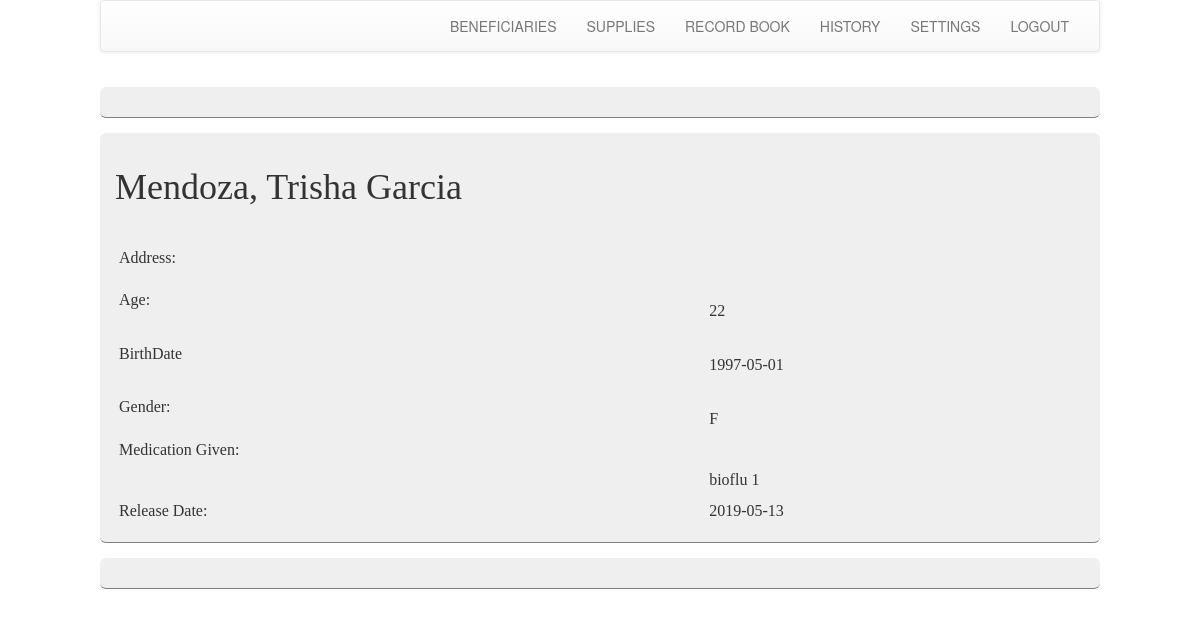
/inventoryProjBrgy/inventoryProjBrgy/history3.php?id=2 (signed in), run on the app's committed database.
### tables this page shows
CREATE TABLE `patient` (
  `Lname` varchar(50) NOT NULL,
  `Fname` varchar(50) NOT NULL,
  `Mname` varchar(50) NOT NULL,
  `addres` varchar(100) NOT NULL,
  `Birthdate` date NOT NULL,
  `age` int(11) NOT NULL,
  `Gender` varchar(2) NOT NULL,
  `Medication` text NOT NULL,
  `n` int(11) NOT NULL,
  `brgy` varchar(50) NOT NULL
);

CREATE TABLE `supply2` (
  `beneficiary` varchar(50) NOT NULL,
  `medicine` varchar(50) NOT NULL,
  `quanti` int(11) NOT NULL,
  `n` int(11) NOT NULL
);

CREATE TABLE `rhusupply` (
  `n` int(11) NOT NULL,
  `iname` varchar(50) NOT NULL,
  `category` varchar(50) NOT NULL,
  `quantity` int(11) NOT NULL,
  `expdate` date NOT NULL,
  `datereceived` date NOT NULL,
  `itemcode` varchar(50) NOT NULL
);

CREATE TABLE `releaselogs` (
  `bname` varchar(50) NOT NULL,
  `medicine` varchar(50) NOT NULL,
  `quantity` int(11) NOT NULL,
  `DateRec` date NOT NULL,
  `n` int(11) NOT NULL
);

### inventoryProjBrgy/inventoryProjBrgy/history3.php (the view, shortened to what this page needs)
<?php
include __DIR__ . '/actions.php';
include __DIR__ . '/dbcon.php';
if(!isset($_GET['id'])){
	$query1=mysqli_query($con,"SELECT * FROM patient ORDER BY n desc");
$row1=mysqli_fetch_assoc($query1);
$id=$row1['n'];
}
else{
$id=$_GET['id'];
}
 $query=mysqli_query($con,"SELECT * FROM patient WHERE n='$id'");
 $row=mysqli_fetch_assoc($query);
?>
<!doctype html>
<html>
<?php include __DIR__ . '/head.php'; ?>
<body>
<div class="pane">
<?php include __DIR__ . '/nav.php'; ?>
   <div class="content">
          </div>
<div class="content">
<form method="post"  >
<table class="tableheader">
<h1><?php
echo $row['Lname'].", ".$row['Fname']." ".$row['Mname'];
?></h1>
	<tr><td>Address:</td>
	<td><?php echo $row['addres']; ?> <br/></td>
	</tr>
	<tr><td>Age:</td>
	<td>
    <br/><?php echo $row['age']; ?><br/></td>
    </tr>
    <tr><td>BirthDate</td>
	<td><br/><?php echo $row['Birthdate']; ?><br/></td>
	</tr>
	<tr><td>Gender:</td>
	<td><br/><?php echo $row['Gender']; ?><br/></td>
	</tr>
	<tr><td>Medication Given:</td>
	<td>
		</tr>
		<br/></td>
<?php release($id);?>
<tr><td>Release Date:</td><td>
<?php
$query2=mysqli_query($con, "SELECT * FROM releaselogs WHERE bname='$id'");
$r=mysqli_fetch_assoc($query2);
echo $r['DateRec'];
?>
</td></tr>
</table>
</form>
</div>
<div class="content">
</div>
</body>
</html>

### inventoryProjBrgy/inventoryProjBrgy/actions.php (shortened to what this page needs)
<?php
function release($id){
    include __DIR__ . '/dbcon.php';
    $q=mysqli_query($con,"SELECT * FROM supply2 WHERE beneficiary='$id'");
    while($r=mysqli_fetch_assoc($q)){
        $med=$r['medicine'];
    $q2=mysqli_query($con, "SELECT * FROM rhusupply WHERE itemcode='$med'");
    $r2=mysqli_fetch_assoc($q2);
        echo "<tr><td></td><td>".$r2['iname']." ".$r['quanti']."</td></tr>";
    }
}

### inventoryProjBrgy/inventoryProjBrgy/styles/main.css (style rules this page uses)
* { margin: 0px; padding: 0px; }
h1, h2, h3 { font-family: Century Gothic; font-weight: normal; margin-bottom: 15px; }
div.pane { width: 1000px; margin: 0px auto; }
div.content { border-radius: 6px; background-color: #EFEFEF; margin-top: 15px; width: 1000px; display: block; position: relative; float: left; padding: 15px; border-bottom: 1px solid gray; }
table.tableheader { width: 100%; font-family: Calibri; }
table.tableheader td { font-size: 12pt; padding: 4px; }

### data on the page
patient: Lname "Mendoza", Fname "Trisha", Mname "Garcia", age "22", Birthdate "1997-05-01", Gender "F"
supply2: rhusupply.iname "bioflu", quanti "1"
releaselogs: DateRec "2019-05-13"
